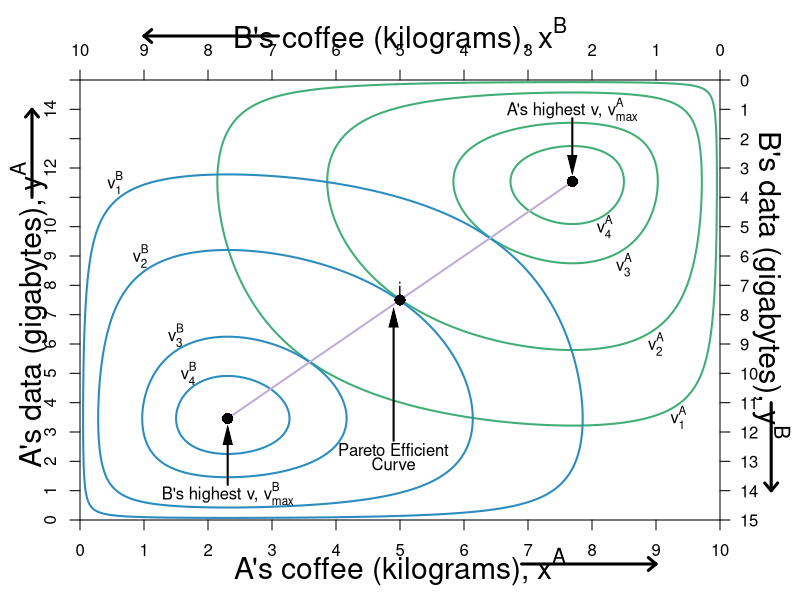

This chart was generated by the following R code:
#based on 
#Graphics 
require(shape)
pdf(file = "property/property_hg_hgb.pdf", width = 9, height = 7)

#Set parameters for graphics
axislabelsize <- 1.8
labelsize <- 1.5
namesize <- 1.8
annotatesize <- 1.5
graphlinewidth <- 2
segmentlinewidth <- 1.5

COL <- c("#7fc97f", "#beaed4", "#fdc086", "#ffff99", "#386cb0", "#f0027f", "#bf5b17", "#666666")
COLA <- c("#99d8c9","#66c2a4","#41ae76", "#238b45", "#005824")
COLB <- c("#4eb3d3", "#2b8cbe", "#0868ac","#084081")

par(mar =  c(4, 4, 4, 4))

uA <- function(x, y) {
  0.5*log(x) + 0.5*log(y) + 0.15*log(10 - x) + 0.15*log(15 - y)
}

uB <- function(x, y) {
  0.15*log(x) + 0.15*log(y) + 0.5*log(10 - x) + 0.5*log(15 - y) 
}

xlims <- c(0, 10)
ylims <- c(0, 15)

npts <- 501 
x <- seq(xlims[1], xlims[2], length.out = npts)
y <- seq(ylims[1], ylims[2], length.out = npts) 
a <- c(2.1, 2.357, 2.505, 2.54)
b <- c(2.1, 2.357, 2.505, 2.54)

#B's value when at A's bliss point
#0.35*log(5.88) + 0.35*log(8.88) + 0.5*log(10 - 5.88) + 0.5*log(15 - 8.88) 

#A's bliss point x = 7.69231, y = 11.5385
#A's value when at A's bliss point = 2.55465
#0.5*log(x) + 0.5*log(y) + 0.15*log(10 - x) + 0.15*log(15 - y)

#B's bliss point x = 2.30769, y = 3.46154
#B's value when at A's bliss point = 2.55465
#0.15*log(x) + 0.15*log(y) + 0.5*log(10 - x) + 0.5*log(15 - y)


plot(0, 0, xlim = xlims, ylim = ylims, type = "n",
     xlab = expression(paste("")),
     ylab = expression(paste("")), 
     xaxt = "n", 
     yaxt = "n", 
     cex.lab = axislabelsize, 
     bty = "n",
     xaxs="i", 
     yaxs="i")

ticksy <- seq(from = 0, to = 15, by = 1)
ylabels <- seq(from = 0, to = 15, by = 1)
ticksx <- seq(from = 0, to = 10, by = 1)
xlabels <- seq(from = 0, to = 10, by = 1)
axis(1, at = ticksx, pos = 0, labels = xlabels)
axis(2, at = ticksy, pos = 0, labels = ylabels, las = 0)


#persp(x, y, outer(x, y, u), ticktype="detailed") 
contour(x, y, 
        outer(x, y, uA),
        #labels = c("v1", "v2", "v3"),
        drawlabels = FALSE,
        col = COLA[3],
        #xlab = expression(paste("A's Apples, ", x)),
        #ylab = expression(paste("A's Oranges, ", y)),
        #cex.lab = axislabelsize,
        lwd = graphlinewidth,
        levels = a, 
        xaxs="i", 
        yaxs="i", 
        add = TRUE) 

mtext(expression(paste("A's coffee (kilograms), ", x^A)), side=1, line = 2.5, cex = axislabelsize)
text(-0.8, 7, expression(paste("A's data (gigabytes), ", y^A)), xpd = TRUE, cex = axislabelsize, srt = 90) 

#Add arrows:
arrows(-0.75, 11, -0.75, 14, xpd = TRUE, length=0.1,angle=40,lwd=3)
arrows(6.9, -1.5, 9, -1.5, xpd = TRUE, length=0.1,angle=40,lwd=3)



contour(x, y, 
        outer(x, y, uB),
        drawlabels = FALSE,
        col = COLB[2],
        lwd = graphlinewidth,
        levels = b, 
        add = TRUE
) 

segments(2.30769, 3.46154, 7.69231, 11.5385, lty = 1, col = COL[2] , lwd = graphlinewidth)
text(4.9, 2.4, expression("Pareto Efficient"))
text(4.9, 1.9, expression("Curve"))
Arrows(4.9, 2.7, 4.9, 6.9, col = "black", lty = 1, lwd = 2, arr.type = "triangle", arr.lwd = 0.5)

#Label the iso-welfare functions for the HG, Aisha
text(9.35, 3.5, expression(v[1]^A))
text(9, 6, expression(v[2]^A))
text(8.5, 8.7, expression(v[3]^A))
text(8.2, 10, expression(v[4]^A))

#Label the indifference curves for the HG, Betty
text(0.55, 11.5, expression(v[1]^B))
text(0.95, 9, expression(v[2]^B))
text(1.5, 6.3, expression(v[3]^B))
text(1.7, 5, expression(v[4]^B))

#Label point i. 
points(5, 7.5, pch = 16, col = "black", cex = 1.5)
text(5, 7.9, expression(paste("i")))

#A's bliss point - 3.1073 is the value of u
points(x = 7.69231, y = 11.5385, pch = 16, col = "black", cex = 1.5)
text(7.69231, 14, expression(paste("A's highest v, ", v[max]^A)))
Arrows(7.69231, 13.7, 7.69231, 12.1, col = "black", lty = 1, lwd = 2, arr.type = "triangle", arr.lwd = 0.5)

#B's bliss point: 
points(x = 2.30769, y = 3.461547, pch = 16, col = "black", cex = 1.5)
text(x = 2.30769, y = 0.9, expression(paste("B's highest v, ", v[max]^B)))
Arrows(2.30769, 1.2, 2.30769, 2.9, col = "black", lty = 1, lwd = 2, arr.type = "triangle", arr.lwd = 0.5)



par(new = TRUE)

#Use the same x and ylims as previously, but with locations switched
xlims2 <- c(10, 0)
ylims2 <- c(15, 0)

#Leave the ylab and xlab blank to ensure no axes titles
plot(0, 0, xlim = xlims2, ylim = ylims2, type = "n",
     xlab = expression(paste("")),
     ylab = expression(paste("")),
     xaxt = "n", 
     yaxt = "n", 
     cex.lab = 1.3, 
     bty = "n",
     xaxs="i", 
     yaxs="i")

#Set up axes at sides 3 and 4 (top and right)
axis(side = 3, at = ticksx, pos = 0, labels = xlabels)
axis(side = 4, at = ticksy, pos = 0, labels = ylabels, las = 1)
text(5, -1.5, expression(paste("B's coffee (kilograms), ", x^B)), xpd = TRUE, cex = axislabelsize)
text(-0.8, 7, expression(paste("B's data (gigabytes), ", y^B)), xpd = TRUE, cex = axislabelsize, srt = 270) 

#Add arrows:
arrows(-0.8, 11, -0.8, 14, xpd = TRUE, length=0.1,angle=40,lwd=3)
arrows(6.9, -1.5, 9, -1.5, xpd = TRUE, length=0.1,angle=40,lwd=3)


dev.off()
